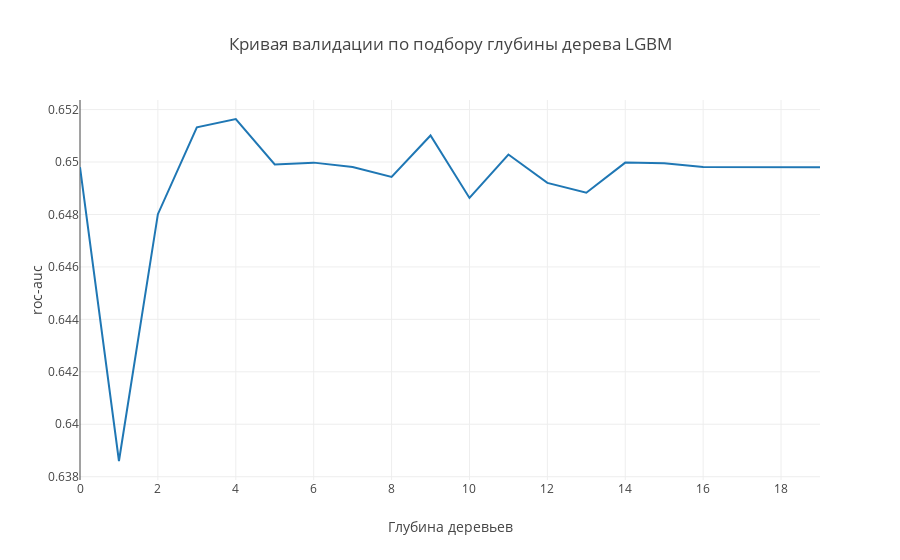

Here is the notebook cell this chart was saved with:
### Code cell
trace1 = go.Scatter(
    x=[i for i in range(20)],
    y=scores_lgbm_dep
)
data = [trace1]
layout = go.Layout(title = 'Кривая валидации по подбору глубины дерева LGBM',
          yaxis={'title':'roc-auc'}, xaxis={'title':'Глубина деревьев'})

fig = go.Figure(data=data, layout=layout)
iplot(fig, show_link=False)

### Figure 1 — Plotly figure (JSON) as saved in the notebook; plotly's stock layout.template omitted (floating-point values rounded to 4 significant figures)
{"data": [{"type": "scatter", "uid": "7c033616-ee9e-4db2-8d09-a2402aa23ce5", "x": [0, 1, 2, 3, 4, 5, 6, 7, 8, 9, 10, 11, 12, 13, 14, 15, 16, 17, 18, 19], "y": [0.6498, 0.6386, 0.648, 0.6513, 0.6516, 0.6499, 0.65, 0.6498, 0.6494, 0.651, 0.6486, 0.6503, 0.6492, 0.6488, 0.65, 0.65, 0.6498, 0.6498, 0.6498, 0.6498]}], "layout": {"title": {"text": "Кривая валидации по подбору глубины дерева LGBM"}, "xaxis": {"title": {"text": "Глубина деревьев"}}, "yaxis": {"title": {"text": "roc-auc"}}}}
